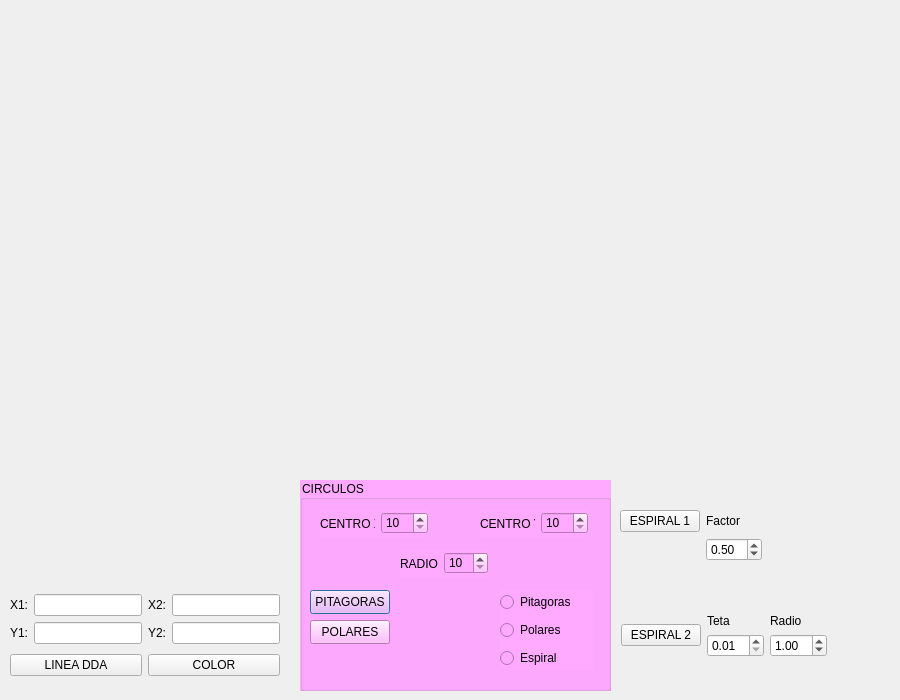
<?xml version="1.0" encoding="UTF-8"?>
<ui version="4.0">
 <class>Dialog</class>
 <widget class="QDialog" name="Dialog">
  <property name="geometry">
   <rect>
    <x>0</x>
    <y>0</y>
    <width>900</width>
    <height>700</height>
   </rect>
  </property>
  <property name="windowTitle">
   <string>Dialog</string>
  </property>
  <widget class="QGroupBox" name="groupBox">
   <property name="geometry">
    <rect>
     <x>300</x>
     <y>480</y>
     <width>311</width>
     <height>211</height>
    </rect>
   </property>
   <property name="styleSheet">
    <string notr="true">background-color: rgb(255, 170, 255);
color: rgb(0, 0, 0);</string>
   </property>
   <property name="title">
    <string>CIRCULOS</string>
   </property>
   <widget class="QWidget" name="layoutWidget">
    <property name="geometry">
     <rect>
      <x>20</x>
      <y>30</y>
      <width>108</width>
      <height>27</height>
     </rect>
    </property>
    <layout class="QHBoxLayout" name="horizontalLayout_2">
     <item>
      <widget class="QLabel" name="label_5">
       <property name="text">
        <string>CENTRO X</string>
       </property>
      </widget>
     </item>
     <item>
      <widget class="QSpinBox" name="spinBox">
       <property name="minimum">
        <number>10</number>
       </property>
       <property name="maximum">
        <number>800</number>
       </property>
      </widget>
     </item>
    </layout>
   </widget>
   <widget class="QWidget" name="layoutWidget">
    <property name="geometry">
     <rect>
      <x>180</x>
      <y>30</y>
      <width>108</width>
      <height>27</height>
     </rect>
    </property>
    <layout class="QHBoxLayout" name="horizontalLayout_3">
     <item>
      <widget class="QLabel" name="label_6">
       <property name="text">
        <string>CENTRO Y</string>
       </property>
      </widget>
     </item>
     <item>
      <widget class="QSpinBox" name="spinBox_2">
       <property name="minimum">
        <number>10</number>
       </property>
       <property name="maximum">
        <number>600</number>
       </property>
      </widget>
     </item>
    </layout>
   </widget>
   <widget class="QWidget" name="layoutWidget">
    <property name="geometry">
     <rect>
      <x>100</x>
      <y>70</y>
      <width>88</width>
      <height>27</height>
     </rect>
    </property>
    <layout class="QHBoxLayout" name="horizontalLayout_4">
     <item>
      <widget class="QLabel" name="label_7">
       <property name="text">
        <string>RADIO</string>
       </property>
      </widget>
     </item>
     <item>
      <widget class="QSpinBox" name="spinBox_3">
       <property name="minimum">
        <number>10</number>
       </property>
       <property name="maximum">
        <number>300</number>
       </property>
      </widget>
     </item>
    </layout>
   </widget>
   <widget class="QPushButton" name="pushButton_3">
    <property name="geometry">
     <rect>
      <x>10</x>
      <y>110</y>
      <width>80</width>
      <height>24</height>
     </rect>
    </property>
    <property name="text">
     <string>PITAGORAS</string>
    </property>
   </widget>
   <widget class="QPushButton" name="pushButton_4">
    <property name="geometry">
     <rect>
      <x>10</x>
      <y>140</y>
      <width>80</width>
      <height>24</height>
     </rect>
    </property>
    <property name="text">
     <string>POLARES</string>
    </property>
   </widget>
   <widget class="QWidget" name="layoutWidget">
    <property name="geometry">
     <rect>
      <x>200</x>
      <y>110</y>
      <width>93</width>
      <height>80</height>
     </rect>
    </property>
    <layout class="QVBoxLayout" name="verticalLayout">
     <item>
      <widget class="QRadioButton" name="radioButton1">
       <property name="text">
        <string>Pitagoras</string>
       </property>
       <attribute name="buttonGroup">
        <string notr="true">buttonGroup</string>
       </attribute>
      </widget>
     </item>
     <item>
      <widget class="QRadioButton" name="radioButton2">
       <property name="text">
        <string>Polares</string>
       </property>
       <attribute name="buttonGroup">
        <string notr="true">buttonGroup</string>
       </attribute>
      </widget>
     </item>
     <item>
      <widget class="QRadioButton" name="radioButton3">
       <property name="text">
        <string>Espiral</string>
       </property>
       <attribute name="buttonGroup">
        <string notr="true">buttonGroup</string>
       </attribute>
      </widget>
     </item>
    </layout>
   </widget>
  </widget>
  <widget class="QWidget" name="layoutWidget">
   <property name="geometry">
    <rect>
     <x>10</x>
     <y>590</y>
     <width>270</width>
     <height>90</height>
    </rect>
   </property>
   <layout class="QGridLayout" name="gridLayout_2">
    <item row="0" column="0">
     <layout class="QGridLayout" name="gridLayout">
      <item row="0" column="0">
       <widget class="QLabel" name="label">
        <property name="text">
         <string>X1:</string>
        </property>
       </widget>
      </item>
      <item row="0" column="1">
       <widget class="QLineEdit" name="lineX1"/>
      </item>
      <item row="0" column="2">
       <widget class="QLabel" name="label_4">
        <property name="text">
         <string>X2:</string>
        </property>
       </widget>
      </item>
      <item row="0" column="3">
       <widget class="QLineEdit" name="lineX2"/>
      </item>
      <item row="1" column="0">
       <widget class="QLabel" name="label_2">
        <property name="text">
         <string>Y1:</string>
        </property>
       </widget>
      </item>
      <item row="1" column="1">
       <widget class="QLineEdit" name="lineY1"/>
      </item>
      <item row="1" column="2">
       <widget class="QLabel" name="label_3">
        <property name="text">
         <string>Y2:</string>
        </property>
       </widget>
      </item>
      <item row="1" column="3">
       <widget class="QLineEdit" name="lineY2"/>
      </item>
     </layout>
    </item>
    <item row="1" column="0">
     <layout class="QHBoxLayout" name="horizontalLayout">
      <item>
       <widget class="QPushButton" name="pushButton">
        <property name="text">
         <string>LINEA DDA</string>
        </property>
       </widget>
      </item>
      <item>
       <widget class="QPushButton" name="pushButton_2">
        <property name="text">
         <string>COLOR</string>
        </property>
       </widget>
      </item>
     </layout>
    </item>
   </layout>
  </widget>
  <widget class="QWidget" name="layoutWidget">
   <property name="geometry">
    <rect>
     <x>620</x>
     <y>510</y>
     <width>142</width>
     <height>79</height>
    </rect>
   </property>
   <layout class="QFormLayout" name="formLayout">
    <item row="0" column="1">
     <widget class="QLabel" name="label_8">
      <property name="text">
       <string>Factor</string>
      </property>
     </widget>
    </item>
    <item row="1" column="1">
     <widget class="QDoubleSpinBox" name="doubleSpinBox">
      <property name="minimum">
       <double>0.100000000000000</double>
      </property>
      <property name="singleStep">
       <double>0.010000000000000</double>
      </property>
      <property name="value">
       <double>0.500000000000000</double>
      </property>
     </widget>
    </item>
    <item row="0" column="0">
     <widget class="QPushButton" name="pushButton_5">
      <property name="text">
       <string>ESPIRAL 1</string>
      </property>
     </widget>
    </item>
   </layout>
  </widget>
  <widget class="QWidget" name="layoutWidget">
   <property name="geometry">
    <rect>
     <x>621</x>
     <y>610</y>
     <width>206</width>
     <height>51</height>
    </rect>
   </property>
   <layout class="QGridLayout" name="gridLayout_3">
    <item row="0" column="0">
     <widget class="QPushButton" name="pushButton_6">
      <property name="text">
       <string>ESPIRAL 2</string>
      </property>
     </widget>
    </item>
    <item row="0" column="1">
     <layout class="QVBoxLayout" name="verticalLayout_3">
      <item>
       <widget class="QLabel" name="label_9">
        <property name="text">
         <string>Teta</string>
        </property>
       </widget>
      </item>
      <item>
       <widget class="QDoubleSpinBox" name="doubleSpinBox_2">
        <property name="minimum">
         <double>0.010000000000000</double>
        </property>
        <property name="singleStep">
         <double>0.010000000000000</double>
        </property>
        <property name="value">
         <double>0.010000000000000</double>
        </property>
       </widget>
      </item>
     </layout>
    </item>
    <item row="0" column="2">
     <layout class="QVBoxLayout" name="verticalLayout_2">
      <item>
       <widget class="QLabel" name="label_10">
        <property name="text">
         <string>Radio</string>
        </property>
       </widget>
      </item>
      <item>
       <widget class="QDoubleSpinBox" name="doubleSpinBox_3">
        <property name="minimum">
         <double>0.010000000000000</double>
        </property>
        <property name="singleStep">
         <double>1.000000000000000</double>
        </property>
        <property name="value">
         <double>1.000000000000000</double>
        </property>
       </widget>
      </item>
     </layout>
    </item>
   </layout>
  </widget>
 </widget>
 <resources/>
 <connections/>
 <buttongroups>
  <buttongroup name="buttonGroup"/>
 </buttongroups>
</ui>
